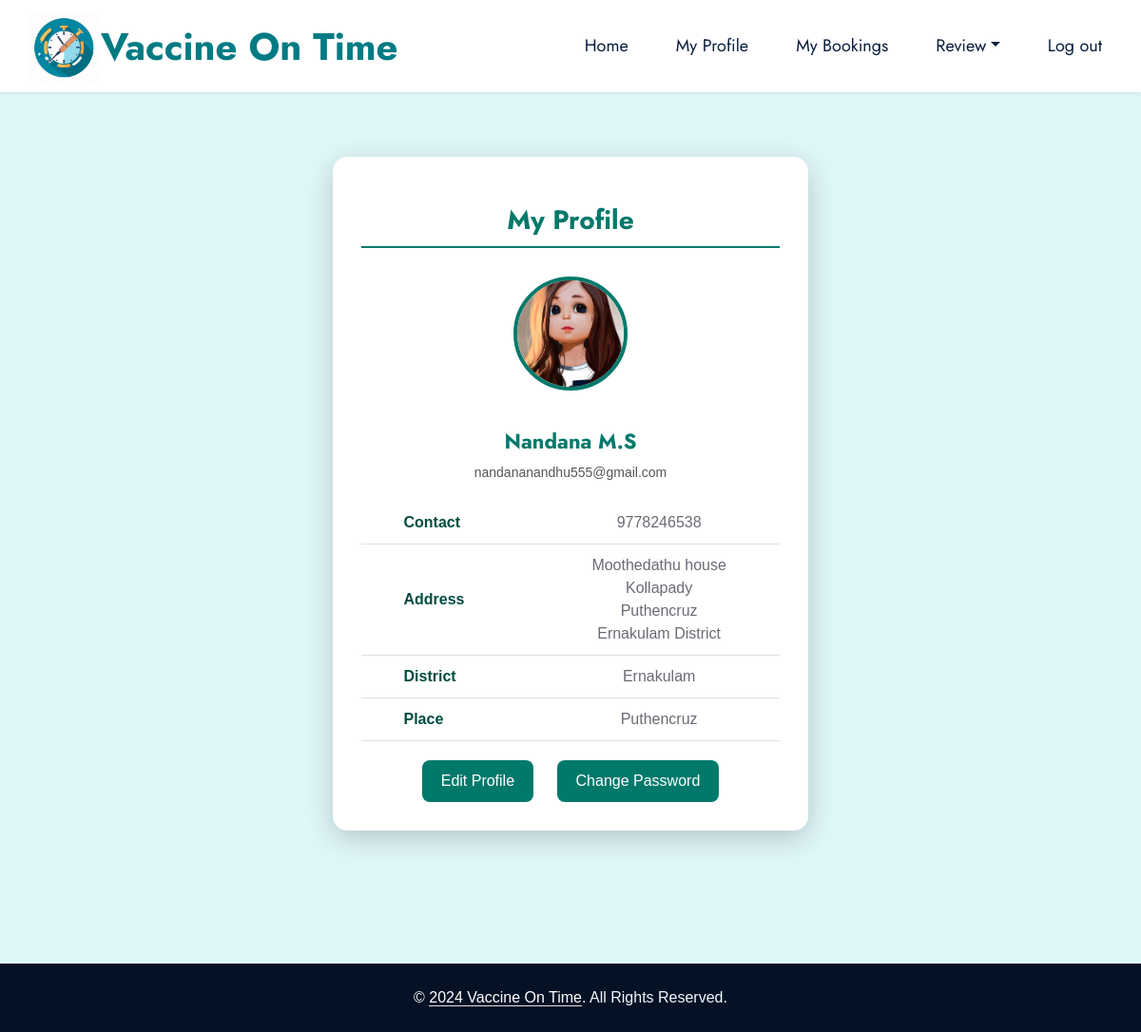
Page /PROJECT/Users/myprofile.php (signed in) on the committed database.
### tables this page shows
CREATE TABLE `tbl_newuser` (
  `user_id` int(11) NOT NULL,
  `place_id` int(11) NOT NULL,
  `user_name` varchar(50) NOT NULL,
  `user_gender` varchar(50) NOT NULL,
  `user_dob` varchar(50) NOT NULL,
  `user_address` varchar(100) NOT NULL,
  `user_contact` varchar(100) NOT NULL,
  `user_email` varchar(100) NOT NULL,
  `user_password` varchar(100) NOT NULL,
  `user_photo` varchar(500) NOT NULL,
  `user_proof` varchar(100) NOT NULL
);

CREATE TABLE `tbl_district` (
  `district_id` int(11) NOT NULL,
  `district_name` varchar(50) NOT NULL
);

CREATE TABLE `tbl_place` (
  `place_id` int(11) NOT NULL,
  `place_name` varchar(50) NOT NULL,
  `place_pincode` varchar(50) NOT NULL,
  `district_id` int(11) NOT NULL
);

### PROJECT/Users/myprofile.php (the view, shortened to what this page needs)
<?php
include('../Assets/connection/connection.php');
include('header.php');
 $sel="select * from tbl_newuser u inner join tbl_place p on u.place_id=p.place_id inner join tbl_district d on p.district_id=d.district_id where u.user_id='".$_SESSION['uid']."'";
$row=$con->query($sel);
$data=$row->fetch_assoc();
?>
<!DOCTYPE html>
<html lang="en">
<head>
</head>
<body>
    <div class="profile-container">
        <h1 class="heading">My Profile</h1>
        <img src="../Assets/File/User/<?php echo $data['user_photo']?>" alt="User Photo" />
        <h1><?php echo $data['user_name'] ?></h1>
        <p><?php echo $data['user_email'] ?></p>
        <table>
            <tr>
                <td class="info-label">Contact</td>
                <td><?php echo $data['user_contact'] ?></td>
            </tr>
            <tr>
                <td class="info-label">Address</td>
                <td class="address-field"><?php echo nl2br($data['user_address']); ?></td>
            </tr>
            <tr>
                <td class="info-label">District</td>
                <td><?php echo $data['district_name'] ?></td>
            </tr>
            <tr>
                <td class="info-label">Place</td>
                <td><?php echo $data['place_name'] ?></td>
            </tr>
        </table>
        <div class="action-buttons">
            <a href="Editprofile.php">Edit Profile</a>
            <a href="Changepassword.php">Change Password</a>
        </div>
    </div>
<?php
include('footer.php');
  ?>
</body>
</html>

### PROJECT/Assets/Templetes/Main/css/style.css (style rules this page uses)
:root { --primary: #007b83; --secondary: #F57E57; --light: #EEF9FF; --dark: #091E3E; }
h1, h2, .font-weight-bold { font-weight: 700 !important; }

### PROJECT/Users/myprofile.php (style rules this page uses)
* { margin: 0; padding: 0; box-sizing: border-box; }
body { font-family: 'Poppins', sans-serif; background-color: #e0f7fa; min-height: 100vh; display: flex; flex-direction: column; }
.profile-container { background-color: #ffffff; border-radius: 15px; box-shadow: 0 8px 30px rgba(0, 0, 0, 0.2); width: 500px; padding: 30px; margin: 20px auto; text-align: center; }
.profile-container h1.heading { font-size: 28px; color: #00796b; margin-bottom: 30px; font-weight: bold; border-bottom: 2px solid #00796b; padding-bottom: 10px; }
.profile-container img { border-radius: 50%; width: 120px; height: 120px; object-fit: cover; border: 4px solid #00796b; margin-bottom: 20px; }
.profile-container h1 { font-size: 22px; color: #00796b; margin: 20px 0 10px; }
.profile-container p { font-size: 14px; color: #555; margin: 5px 0; }
table { width: 100%; margin-top: 20px; border-collapse: collapse; }
td { padding: 10px; border-bottom: 1px solid #e0e0e0; }
.info-label { font-weight: bold; color: #004d40; text-align: left; padding-left: 5ch; }
.address-field { white-space: normal; word-wrap: break-word; }
.action-buttons { margin-top: 20px; }
.action-buttons a { text-decoration: none; color: #ffffff; background-color: #00796b; padding: 10px 20px; border-radius: 8px; margin: 0 10px; display: inline-block; transition: background-color 0.3s ease; }

### rows in the picture
tbl_newuser: user_photo (picture), user_name "Nandana M.S", user_email "nandananandhu555@gmail.com", user_contact "9778246538", user_address "Moothedathu house Kollapady Puthencruz Ernakulam District", tbl_district.district_name "Ernakulam", place.place_name "Puthencruz"
